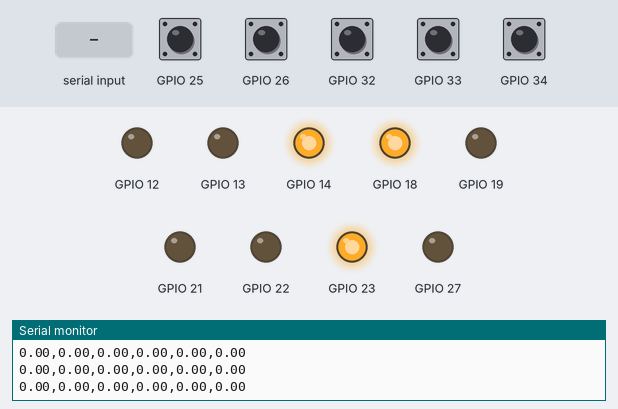
This sketch was run on a simulated ESP32. Shown: output pins drawn as LEDs (lit = HIGH), the last lines printed to the serial monitor. The test bench sets the inputs (shaded band); at power-on: GPIO 25, GPIO 26, GPIO 32–34 HIGH.

Above: at 1.2 s.
1.3 s: "90,45,200\n" received over Serial
At 2.5 s:
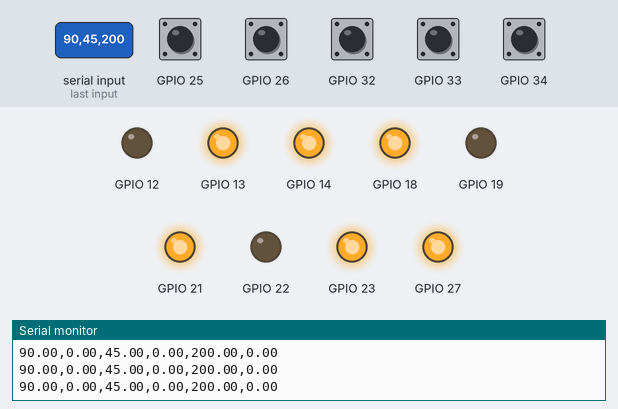
2.8 s: "30,150,10\n" received over Serial
At 3.5 s:
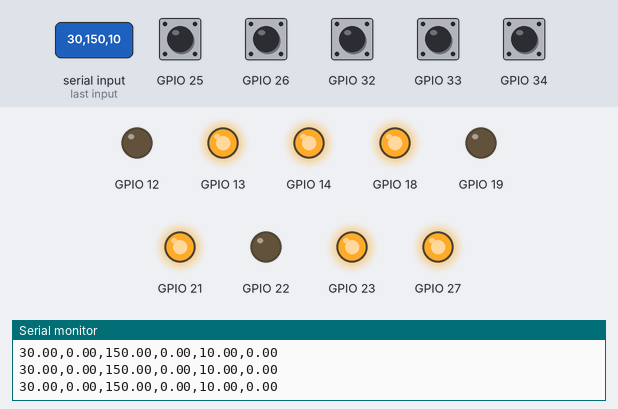
4.4 s: "90,45\n" received over Serial
At 5.5 s:
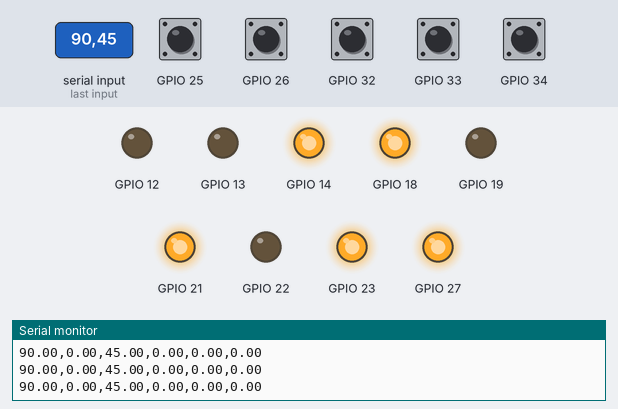
6.0 s: "5\n" received over Serial
At 6.4 s:
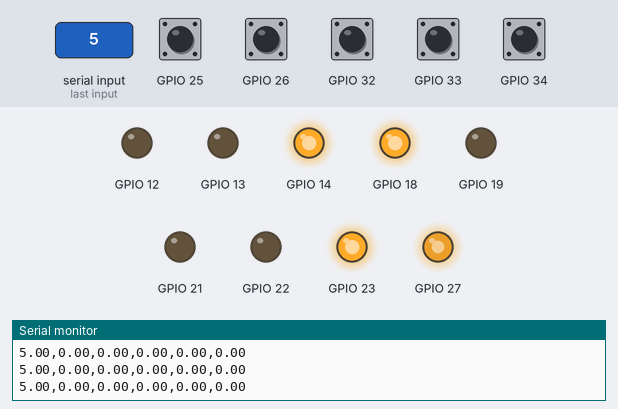
7.6 s: GPIO 25 pulled LOW for 0.15 s
At 8.2 s:
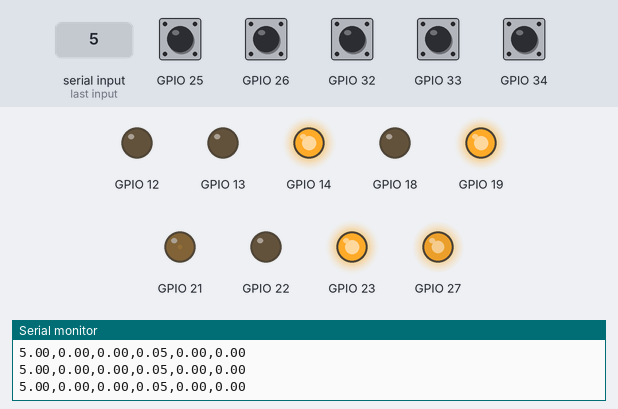
9.3 s: GPIO 32 pulled LOW for 0.15 s
At 10.0 s:
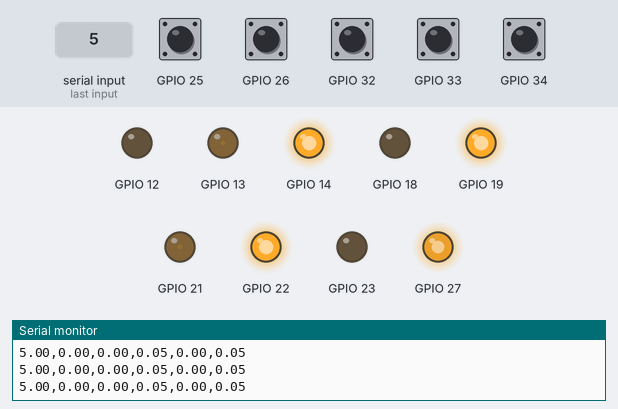
Timing chart, 0 to 11.9 s (numbered marks = the images above; inputs shaded):
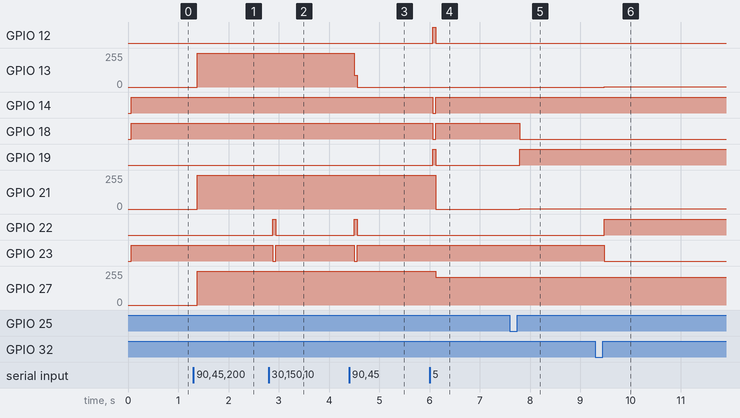

Measured:
- after the input at 1.3 s, GPIO 13, GPIO 21, GPIO 27: 0/255 → 255/255 after 0.08 s
- after the input at 2.8 s, GPIO 22: LOW → HIGH after 0.08 s, → LOW 0.06 s later; GPIO 23: HIGH → LOW after 0.08 s, → HIGH 0.06 s later
- after the input at 4.4 s, GPIO 13: 255/255 → 89/255 after 0.10 s, → 0/255 0.06 s later; GPIO 22: LOW → HIGH after 0.10 s, → LOW 0.06 s later; GPIO 23: HIGH → LOW after 0.10 s, → HIGH 0.06 s later
- after the input at 6.0 s, GPIO 12, GPIO 19: LOW → HIGH after 0.06 s, → LOW 0.06 s later; GPIO 14, GPIO 18: HIGH → LOW after 0.06 s, → HIGH 0.06 s later; GPIO 21: 255/255 → 0/255 after 0.12 s; GPIO 27: 255/255 → 210/255 after 0.12 s
- after the input at 7.6 s, GPIO 18: HIGH → LOW after 0.20 s; GPIO 19: LOW → HIGH after 0.20 s; GPIO 21: 0/255 → 2/255 after 0.20 s
- after the input at 9.3 s, GPIO 13: 0/255 → 2/255 after 0.18 s; GPIO 22: LOW → HIGH after 0.18 s; GPIO 23: HIGH → LOW after 0.18 s

The sketch:

controlposiconfinalll.ino
```cpp
#include <Arduino.h>

const float PPR = 7100;
const float Ts = 0.05;
const float U_SAT = 1.0;

float q0 = 0.2;//Ya me asegura el ess=0
float q1 = -0.035;
float q2 = 0.00001;
float s0 = - 0.00001;

struct Motor {
  int ENC_A, ENC_B, PWM, DIR1, DIR2;
  volatile long encoderCount;

  float theta;   // 🔥 posición en grados

  float e_k, e_k1, e_k2;
  float u_k, u_k1;

  float referencia; // 🔥 ahora en grados
};

// MOTORES
Motor m1 = {34, 35, 27, 14, 12, 0, 0, 0, 0, 0, 0, 0.0};
Motor m2 = {25, 26, 21, 18, 19, 0, 0, 0, 0, 0, 0, 0.0};
Motor m3 = {32, 33, 13, 23, 22, 0, 0, 0, 0, 0, 0, 0.0};

hw_timer_t *timer = NULL;
SemaphoreHandle_t timerSemaphore;
portMUX_TYPE mux = portMUX_INITIALIZER_UNLOCKED;

/* =======================
   ENCODERS
======================= */
void IRAM_ATTR enc1() {
  if (digitalRead(m1.ENC_B)) m1.encoderCount++;
  else m1.encoderCount--;
}

void IRAM_ATTR enc2() {
  if (digitalRead(m2.ENC_B)) m2.encoderCount++;
  else m2.encoderCount--;
}

void IRAM_ATTR enc3() {
  if (digitalRead(m3.ENC_B)) m3.encoderCount++;
  else m3.encoderCount--;
}

/* =======================
   TIMER
======================= */
void IRAM_ATTR onTimer() {
  BaseType_t xHigherPriorityTaskWoken = pdFALSE;
  xSemaphoreGiveFromISR(timerSemaphore, &xHigherPriorityTaskWoken);
  if (xHigherPriorityTaskWoken) portYIELD_FROM_ISR();
}

/* =======================
   CONTROL POSICIÓN
======================= */
void controlMotor(Motor &m) {

  long count;

  portENTER_CRITICAL(&mux);
  count = m.encoderCount;
  portEXIT_CRITICAL(&mux);

// 🔥 POSICIÓN EN GRADOS (-180 a 180)
m.theta = (count * 360.0) / PPR;

while (m.theta > 180.0)  m.theta -= 360.0;
while (m.theta < -180.0) m.theta += 360.0;
  // 🔥 ERROR DE POSICIÓN
  m.e_k = m.referencia - m.theta;

  // 🔥 ECUACIÓN EN DIFERENCIAS
  m.u_k = (-s0 * m.u_k1)
        + (q0 * m.e_k)
        + (q1 * m.e_k1)
        + (q2 * m.e_k2);

  // Saturación
  if (m.u_k > U_SAT) m.u_k = U_SAT;
  if (m.u_k < -U_SAT) m.u_k = -U_SAT;

  // PWM
  analogWrite(m.PWM, (int)(fabs(m.u_k) * 255));
  digitalWrite(m.DIR1, (m.u_k >= 0));
  digitalWrite(m.DIR2, !(m.u_k >= 0));

  // 🔄 actualizar estados
  m.u_k1 = m.u_k;

  m.e_k2 = m.e_k1;
  m.e_k1 = m.e_k;
}

/* =======================
   SERIAL
======================= */
void checkSerial() {
  if (Serial.available()) {

    float ref1 = Serial.parseFloat();
    float ref2 = Serial.parseFloat();
    float ref3 = Serial.parseFloat();

    m1.referencia = ref1;
    m2.referencia = ref2;
    m3.referencia = ref3;

    while (Serial.available()) Serial.read();

    Serial.print("Refs: ");
    Serial.print(ref1); Serial.print(",");
    Serial.print(ref2); Serial.print(",");
    Serial.println(ref3);
  }
}
/* =======================
   SETUP
======================= */
void setup() {
  Serial.begin(115200);
  Serial.setTimeout(10);

  Motor* grupo[] = {&m1, &m2, &m3};

  for(int i=0; i<3; i++) {
    pinMode(grupo[i]->ENC_A, INPUT_PULLUP);
    pinMode(grupo[i]->ENC_B, INPUT_PULLUP);
    pinMode(grupo[i]->PWM, OUTPUT);
    pinMode(grupo[i]->DIR1, OUTPUT);
    pinMode(grupo[i]->DIR2, OUTPUT);
  }

  attachInterrupt(digitalPinToInterrupt(m1.ENC_A), enc1, RISING);
  attachInterrupt(digitalPinToInterrupt(m2.ENC_A), enc2, RISING);
  attachInterrupt(digitalPinToInterrupt(m3.ENC_A), enc3, RISING);

  timerSemaphore = xSemaphoreCreateBinary();
  timer = timerBegin(1000000);
  timerAttachInterrupt(timer, &onTimer);
  timerAlarm(timer, 60000, true, 0);
}

/* =======================
   LOOP
======================= */
void loop() {
  checkSerial();

  if (xSemaphoreTake(timerSemaphore, portMAX_DELAY)) {
    controlMotor(m1);
    controlMotor(m2);
    controlMotor(m3);

Serial.print(m1.referencia); Serial.print(",");
Serial.print(m1.theta); Serial.print(",");

Serial.print(m2.referencia); Serial.print(",");
Serial.print(m2.theta); Serial.print(",");

Serial.print(m3.referencia); Serial.print(",");
Serial.println(m3.theta);
  }
}
```
